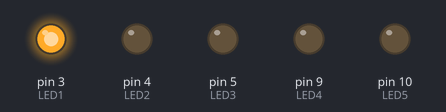
A sketch run on a simulated Arduino Uno, built with avr-gcc and run on an emulated ATmega328P. On the bench: output pins drawn as LEDs (lit = HIGH).

Above: at 0.2 s.
At 1.2 s:
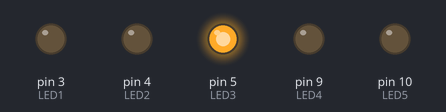
At 1.7 s:
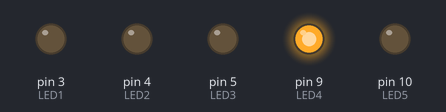
At 2.2 s:
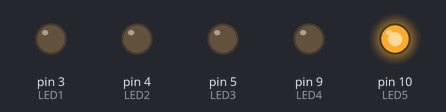
At 4.7 s:
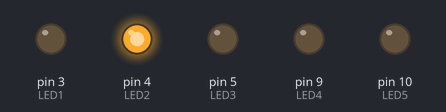
Timing chart, 0 to 5.2 s (numbered marks = the images above):
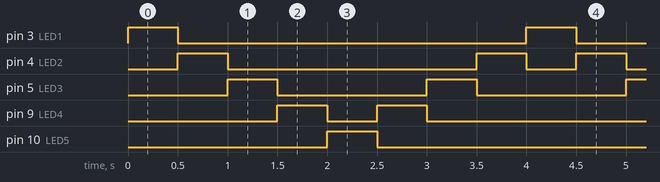

Measured:
- by itself, pin 3 (LED1), pin 10 (LED5): alternates HIGH for 0.50 s and LOW for 3.5 s
- by itself, pin 4 (LED2): repeats every 4.0 s: LOW 2.5 s, HIGH 0.50 s, LOW 0.50 s, HIGH 0.50 s
- by itself, pin 5 (LED3): alternates HIGH for 0.50 s and LOW for 1.5 s
- by itself, pin 9 (LED4): repeats every 4.0 s: LOW 0.50 s, HIGH 0.50 s, LOW 2.5 s, HIGH 0.50 s

The sketch:

LED_SINK_NODE_TEST.ino
```cpp
#define LED1 3
#define LED2 4
#define LED3 5
#define LED4 9
#define LED5 10
void setup() {
  // put your setup code here, to run once:
pinMode (LED1, OUTPUT);
pinMode (LED2, OUTPUT);
pinMode (LED3, OUTPUT);
pinMode (LED4, OUTPUT);
pinMode (LED5, OUTPUT);
}

void loop() {
  // put your main code here, to run repeatedly:
  digitalWrite (LED1, HIGH);
  delay(500);
  digitalWrite (LED1, LOW);
  digitalWrite (LED2, HIGH);
  delay(500);
  digitalWrite (LED2, LOW);
  digitalWrite (LED3, HIGH);
  delay(500);
 digitalWrite (LED3, LOW);
  digitalWrite (LED4, HIGH);
  delay(500);
  digitalWrite (LED4, LOW);
  digitalWrite (LED5, HIGH);
  delay(500);

 ///////reverse movement////////
  digitalWrite (LED5, LOW);
  digitalWrite (LED4, HIGH);
  delay(500);
  digitalWrite (LED4, LOW);
  digitalWrite (LED3, HIGH);
  delay(500);
 digitalWrite (LED3, LOW);
  digitalWrite (LED2, HIGH);
  delay(500);
  digitalWrite (LED2, LOW);


}
```
